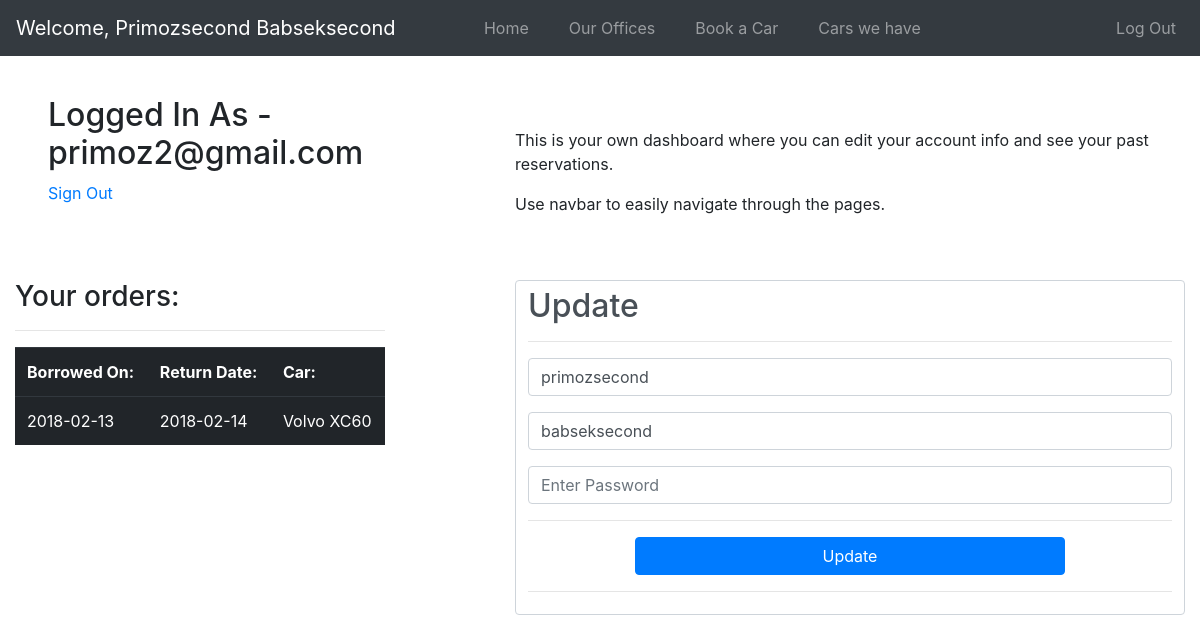
The page /home.php (signed in) on the database its author committed.
### tables this page shows
CREATE TABLE `customers` (
  `email` varchar(55) NOT NULL,
  `first_name` varchar(30) DEFAULT NULL,
  `last_name` varchar(30) DEFAULT NULL,
  `password` varchar(100) NOT NULL
);

CREATE TABLE `orders` (
  `order_id` int(11) NOT NULL,
  `fk_email` varchar(100) DEFAULT NULL,
  `fk_car_id` int(11) DEFAULT NULL,
  `start_date` date DEFAULT NULL,
  `return_date` date DEFAULT NULL
);

CREATE TABLE `cars` (
  `car_id` int(11) NOT NULL,
  `car_name` varchar(55) DEFAULT NULL,
  `image_url` varchar(255) NOT NULL,
  `car_type` varchar(100) NOT NULL,
  `fk_office_id` int(11) DEFAULT NULL,
  `latitude` decimal(10,7) DEFAULT NULL,
  `longitude` decimal(10,7) DEFAULT NULL
);

### home.php (the view, shortened to what this page needs)
<?php
	require_once 'dbconnect.php';
	$userEmail = $_SESSION['email'];
	$queryOrders = "SELECT start_date, return_date, car_name FROM orders INNER JOIN customers ON orders.fk_email = customers.email INNER JOIN cars ON orders.fk_car_id = cars.car_id WHERE email = '$userEmail' ";
	$resultOrders = mysqli_query($conn, $queryOrders);
?>
<!DOCTYPE html>
<html>
<head>
	<link rel="stylesheet" href="https://maxcdn.bootstrapcdn.com/bootstrap/4.0.0/css/bootstrap.min.css">
</head>
<body>
	<?php include "navbar.php"; ?>
	<div class="row mx-auto">
		<div class="px-5 py-3 col-md-5 col-xs-12">
			<p class="h2">Logged In As - <?php echo $userRow['email']; ?></p>
			<a href="logout.php?logout">Sign Out</a>
		</div>
		<div class="col-md-7 col-xs-5 py-5">
			<p>This is your own dashboard where you can edit your account info and see your past reservations.</p>
			<p>Use navbar to easily navigate through the pages.</p>
		</div>
		<div class="col-md-4 col-xs-12">
			<p class="h3">Your orders: <hr></p>
			<table class="table table-dark">
				<tr>
					<th>Borrowed On: </th>
					<th> Return Date: </th>
					<th> Car: </th>
				</tr>
				<?php
					while ($rowOrders = mysqli_fetch_assoc($resultOrders)) {
				?>
				<tr>
					<td><?php echo $rowOrders['start_date']; ?></td>
					<td><?php echo $rowOrders['return_date']; ?></td>
					<td><?php echo $rowOrders['car_name']; ?></td>
				</tr>
				<?php
					}
				?>
			</table>
		</div>
		<div class="col-md-7 col-xs-12 offset-md-1">
			<form class="form-control" method="post" action="<?php echo htmlspecialchars($_SERVER['PHP_SELF']); ?>" autocomplete="off">
      <h2>Update</h2>
      <hr />
      <div class="form-group">
        <input  type="text" name="first_name" class="form-control" placeholder="Enter First Name" maxlength="50" value="<?php
        if(isset($_POST['btn-update'])) {
        	echo $_POST['first_name'];
        } else {
        	echo $userRow['first_name'];
        }
        ?> " />
      </div>
      <div class="form-group">
        <input  type="text" name="last_name" class="form-control" placeholder="Enter Last Name" maxlength="50" value="<?php
        if(isset($_POST['btn-update'])) {
        	echo $_POST['last_name'];
        } else {
        	echo $userRow['last_name'];
        }
        ?> " />
      </div>
      <div class="form-group">
        <input type="password" name="pass" class="form-control" placeholder="Enter Password" maxlength="25" />
      </div>
      <hr />
      <button type="submit" class="btn btn-block btn-primary col-8 m-auto" name="btn-update">Update</button>
      <hr />
    </form>
		</div>
	</div>
</body>
</html>

### navbar.php (shortened to what this page needs)
<?php
	require_once 'dbconnect.php';
	$userEmail = $_SESSION['email'];
	$query = "SELECT * FROM customers WHERE email= '$userEmail'";
	$res = mysqli_query($conn, $query);
	$userRow = mysqli_fetch_assoc($res);
?>
<nav class="navbar navbar-expand-lg navbar-dark bg-dark mt-0" style="margin:24px 0;">
  <li class="navbar-brand disabled" href="javascript:void(0)"><?php if(isset($_POST['btn-update'])) {
        	echo "From now on you will be: " . ucwords($_POST['first_name']) . " " . ucwords($_POST['last_name']);
        } else {
        	echo "Welcome, " . ucwords($userRow['first_name']) . " " . ucwords($userRow['last_name']);
        }
        ?></li>
  <div class="collapse navbar-collapse" id="navb">
    <ul class="navbar-nav mr-auto offset-lg-1">
      <li class="nav-item">
	  	<a class="nav-link" href="home.php">Home</a>
      </li>
      <li class="nav-item ml-lg-4">
	  	<a class="nav-link" href="office_list.php">Our Offices</a>
      </li>
      <li class="nav-item ml-lg-4">
	  	<a class="nav-link" href="cars_locations.php">Book a Car</a>
      </li>
      <li class="nav-item ml-lg-4">
	  	<a class="nav-link" href="cars_list.php">Cars we have</a>
      </li>
    </ul>
    <ul class="navbar-nav ml-auto">
      <li class="nav-item">
	  	<a class="nav-link" href="logout.php?logout">Log Out</a>
      </li>
  	</ul>
  </div>
</nav>

### rows shown on the page
customers: first_name "Primozsecond", last_name "Babseksecond", email "primoz2@gmail.com", first_name "primozsecond", last_name "babseksecond"
orders: start_date "2018-02-13", return_date "2018-02-14", fk_car.car_name "Volvo XC60"
